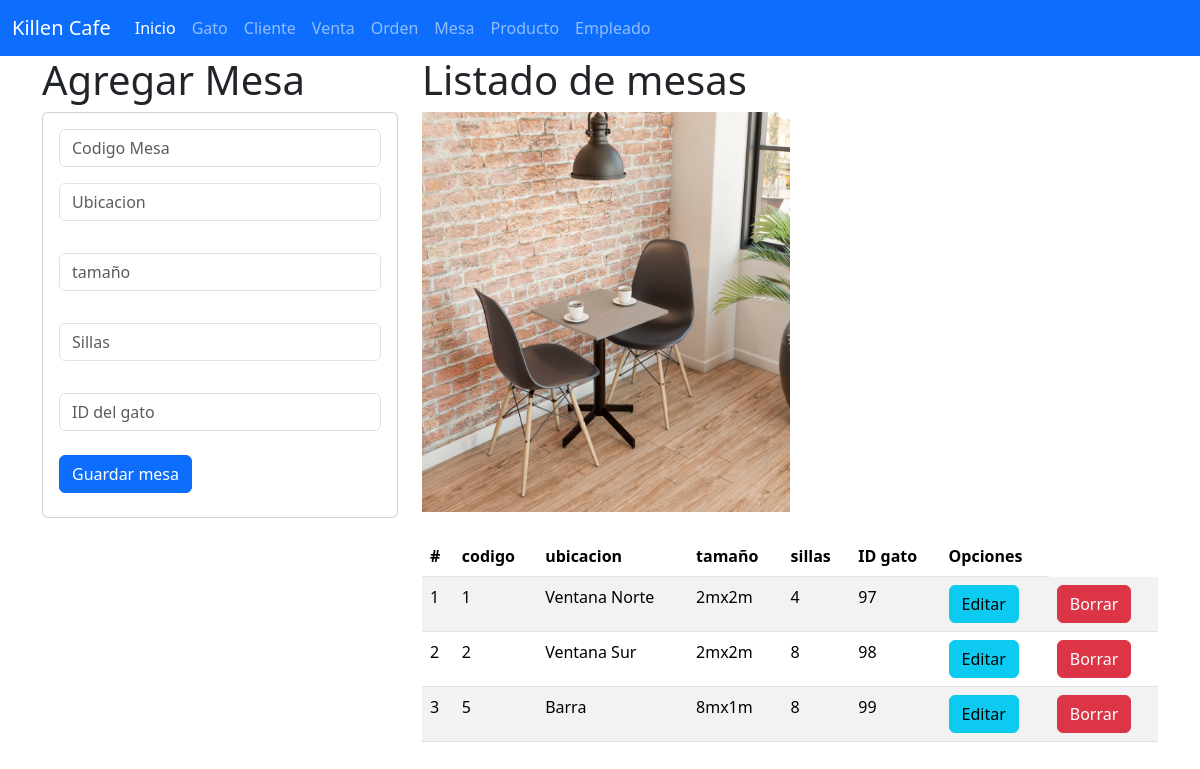
Screenshot of /Mesa with the database file from the repository.
### mesa_app/models.py (models this page shows, shortened)
class Mesa(models.Model):
    id_mesa=models.CharField(primary_key=True, max_length=6)
    ubicacion=models.CharField(max_length=255)
    tamaño=models.CharField(max_length=100)
    sillas=models.CharField(max_length=100)
    id_gato=models.IntegerField(null=True)

### mesa_app/views.py (the view)
# urls.py: path('Mesa', views.Inicio_vistaMesa, name='Mesa'),
def Inicio_vistaMesa(request):
    lasmesas=Mesa.objects.all()
    return render(request, 'gestionarMesa.html', {'mismesas' : lasmesas})

### mesa_app/templates/gestionarMesa.html
{% extends 'base.html'%}
{% block cuerpo %}
{% load static %}
<div class = "row">
    <div class = "col-sm-12 col-md-4 col-lg-4 col-xl-4">
    <h1>Agregar Mesa</h1>
    <div class="card">
        <div class="card-body">
            <form action='registrarmesa/' method='POST'> {% csrf_token %}
                <div class='form-group'>
                <input type="text" id="txtid_mesa" name="txtid_mesa" class="form-control"
                placeholder="Codigo Mesa" minlenght="1" maxlenght="6" requiered>
                </div>
                <div class='form-group py-3'>
                <input type="text" id="txtubicacion" name="txtubicacion" class="form-control"
                placeholder="Ubicacion" minlenght="1" maxlenght="100" requiered>
                </div>
                <div class='form-group py-3'>
                <input type="text" id="txttamaño" name="txttamaño" class="form-control"
                placeholder="tamaño" minlenght="1" maxlenght="100" requiered>
                </div>
                <div class='form-group py-3'>
                <input type="text" id="txtsillas" name="txtsillas" class="form-control"
                placeholder="Sillas" minlenght="1" maxlenght="100" requiered>
                </div>
                <div class='form-group py-3'>
                <input type="text" id="txtid_gato" name="txtid_gato" class="form-control"
                placeholder="ID del gato" minlenght="1" maxlenght="100" requiered>
                </div>
                <div class='form-group py-2'>
                <button type="submit" class="btn btn-primary">Guardar mesa</button>
                </div>
                </form>
        </div>
    </div>
    </div>
    <div class = "col-sm-12 col-md-8 col-lg-4 col-xl-8">
    <h1>Listado de mesas</h1>
    <img class="w-50" src="{%static 'img/mesa.jpg'%}" alt"luevano" width="400" height="400">
    <br>
    <br>
    <table class="table table-striped">
        <thead>
        <tr>
            <th scope="col">#</th>
            <th scope="col">codigo</th>
            <th scope="col">ubicacion</th>
            <th scope="col">tamaño</th>
            <th scope="col">sillas</th>
            <th scope="col">ID gato</th>
            <th>Opciones</th>
        </tr>
        </thead>
        <tbody>
            {% for v in mismesas %}
            <tr>
                <td> {{forloop.counter}} </td>
                <td> {{v.id_mesa}} </td>
                <td> {{v.ubicacion}} </td>
                <td> {{v.tamaño}} </td>
                <td> {{v.sillas}} </td>
                <td> {{v.id_gato}} </td>
                <td> <a href="seleccionarmesa/{{v.id_mesa}}" class="btn btn-info">Editar</a> </td>
                <td> <a href="borrarmesa/{{v.id_mesa}}" class="btn btn-danger">Borrar</a> </td>
            </tr>
            {% endfor %}
        </tbody>
    </table>
    </div>
{% endblock %}

### rows the page displays
Mesa: id_mesa "1", ubicacion "Ventana Norte", tamaño "2mx2m", sillas "4", id_gato "97"
Mesa: id_mesa "2", ubicacion "Ventana Sur", tamaño "2mx2m", sillas "8", id_gato "98"
Mesa: id_mesa "5", ubicacion "Barra", tamaño "8mx1m", sillas "8", id_gato "99"
